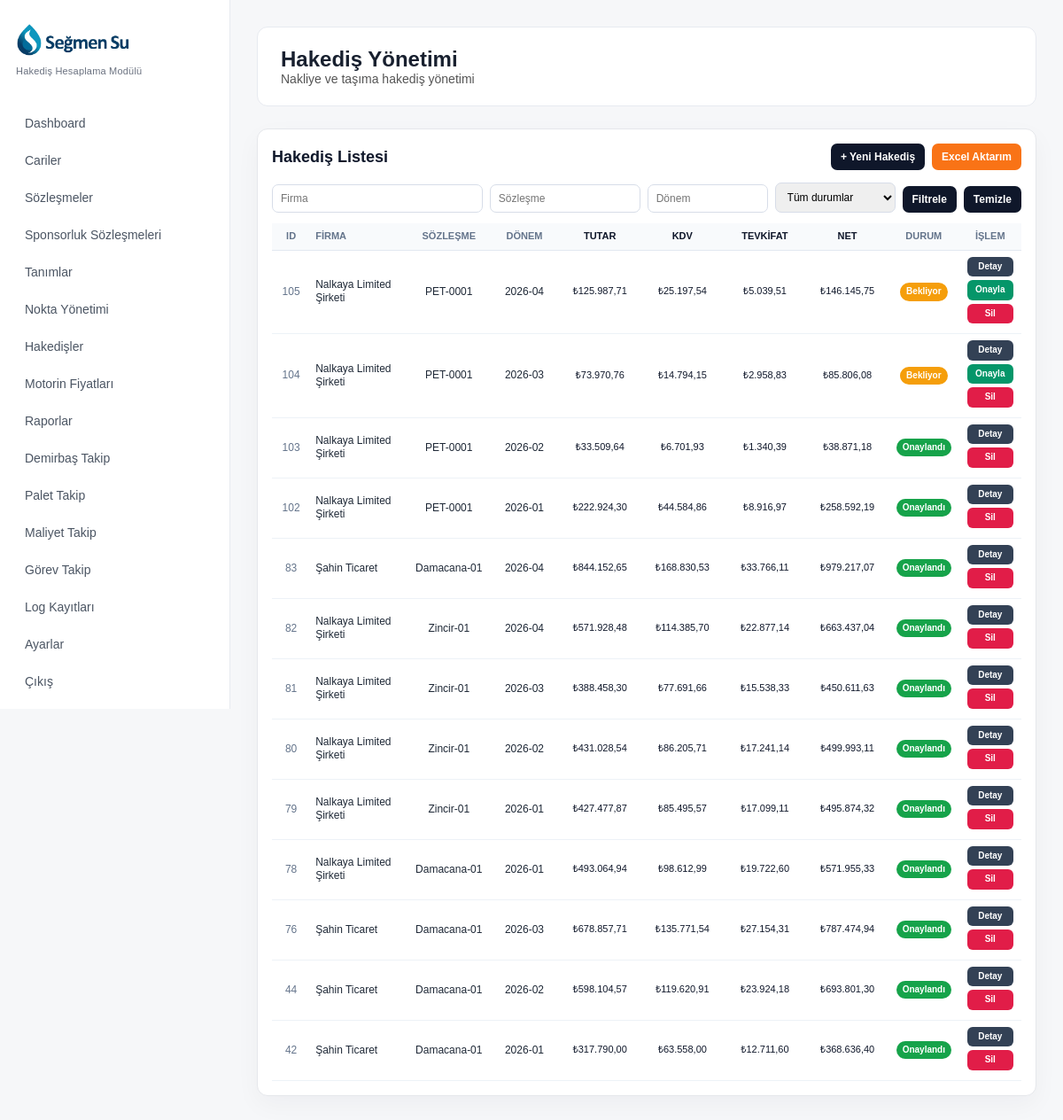
Page /hakedisler.php (signed in) on the committed database.
### tables this page shows
CREATE TABLE `hakedisler` (
  `id` int(11) NOT NULL,
  `hakedis_no` varchar(100) DEFAULT NULL,
  `cari_id` int(11) NOT NULL,
  `sozlesme_id` int(11) NOT NULL,
  `baslangic_tarihi` date DEFAULT NULL,
  `bitis_tarihi` date DEFAULT NULL,
  `toplam_tutar` decimal(15,2) DEFAULT 0.00,
  `kdv_tutar` decimal(15,2) DEFAULT 0.00,
  `tevkifat_tutar` decimal(15,2) DEFAULT 0.00,
  `genel_toplam` decimal(15,2) DEFAULT 0.00,
  `durum` varchar(50) DEFAULT 'taslak',
  `aciklama` text DEFAULT NULL,
  `created_by` int(11) DEFAULT NULL,
  `created_at` timestamp NOT NULL DEFAULT current_timestamp(),
  `donem` varchar(50) DEFAULT NULL,
  `net_tutar` decimal(15,2) DEFAULT 0.00
);

CREATE TABLE `cariler` (
  `id` int(11) NOT NULL,
  `cari_kod` varchar(50) DEFAULT NULL,
  `cari_unvan` varchar(255) NOT NULL,
  `cari_tipleri` text DEFAULT NULL,
  `vergi_no` varchar(50) DEFAULT NULL,
  `vergi_dairesi` varchar(100) DEFAULT NULL,
  `yetkili_kisi` varchar(150) DEFAULT NULL,
  `telefon` varchar(50) DEFAULT NULL,
  `email` varchar(150) DEFAULT NULL,
  `adres` text DEFAULT NULL,
  `iban` varchar(100) DEFAULT NULL,
  `durum` tinyint(4) DEFAULT 1,
  `created_at` timestamp NOT NULL DEFAULT current_timestamp(),
  `firma_kodu` varchar(50) DEFAULT NULL,
  `firma_adi` varchar(255) DEFAULT NULL,
  `yetkili` varchar(255) DEFAULT NULL,
  `tip` varchar(50) DEFAULT NULL
);

CREATE TABLE `sozlesmeler` (
  `id` int(11) NOT NULL,
  `cari_id` int(11) NOT NULL,
  `sozlesme_no` varchar(100) DEFAULT NULL,
  `sozlesme_adi` varchar(255) DEFAULT NULL,
  `baslangic_tarihi` date DEFAULT NULL,
  `bitis_tarihi` date DEFAULT NULL,
  `motorin_baz_fiyati` decimal(10,3) DEFAULT 0.000,
  `fiyat_fark_orani` decimal(5,2) DEFAULT 7.00,
  `fiyat_fark_etki_orani` decimal(5,2) DEFAULT 40.00,
  `aciklama` text DEFAULT NULL,
  `durum` tinyint(4) DEFAULT 1,
  `created_at` timestamp NOT NULL DEFAULT current_timestamp(),
  `sozlesme_tutari` decimal(15,2) DEFAULT 0.00
);

### hakedisler.php (the view, shortened to what this page needs)
<?php
require_once __DIR__ . '/config/database.php';
$firma = trim((string)($_GET['firma'] ?? ''));
$sozlesme = trim((string)($_GET['sozlesme'] ?? ''));
$donem = trim((string)($_GET['donem'] ?? ''));
$where = [];
$params = [];
$whereSql = $where ? 'WHERE ' . implode(' AND ', $where) : '';
$query = $db->prepare("
    SELECT
        hakedisler.*,
        sozlesmeler.sozlesme_no,
        cariler.firma_adi
    FROM hakedisler
    LEFT JOIN sozlesmeler
        ON sozlesmeler.id = hakedisler.sozlesme_id
    LEFT JOIN cariler
        ON cariler.id = sozlesmeler.cari_id
    $whereSql
    ORDER BY hakedisler.id DESC
");
$query->execute($params);
$hakedisler = $query->fetchAll(PDO::FETCH_ASSOC);
?>
<!DOCTYPE html>
<html lang="tr">
<head>
<link rel="stylesheet" href="assets/css/style.css?v=20260522-logo-total">
</head>
<body>
<?php require_once __DIR__ . '/sidebar.php'; ?>
<div class="main">
    <div class="topbar">
        <h2>Hakediş Yönetimi</h2>
        <p>
            Nakliye ve taşıma hakediş yönetimi
        </p>
    </div>
    <div class="table-area">
        <div class="top-actions">
            <h3>Hakediş Listesi</h3>
            <div class="action-top">
                <a href="hakedis-olustur.php" class="btn">
                    + Yeni Hakediş
                </a>
                <a href="excel-eslestir.php" class="btn btn-orange-main">
                    Excel Aktarım
                </a>
            </div>
        </div>
        <form class="filters" method="GET">
            <input type="text" name="firma" value="<?php echo htmlspecialchars($firma); ?>" placeholder="Firma">
            <input type="text" name="sozlesme" value="<?php echo htmlspecialchars($sozlesme); ?>" placeholder="Sözleşme">
            <input type="text" name="donem" value="<?php echo htmlspecialchars($donem); ?>" placeholder="Dönem">
            <select name="durum">
                <option value="">Tüm durumlar</option>
            </select>
            <button class="btn" type="submit">Filtrele</button>
            <a class="btn" href="hakedisler.php">Temizle</a>
        </form>
        <table class="hakedis-table">
            <thead>
                <tr>
                    <th>ID</th>
                    <th>Firma</th>
                    <th>Sözleşme</th>
                    <th>Dönem</th>
                    <th>Tutar</th>
                    <th>KDV</th>
                    <th>Tevkifat</th>
                    <th>Net</th>
                    <th>Durum</th>
                    <th>İşlem</th>
                </tr>
            </thead>
            <tbody>
            <?php foreach($hakedisler as $hakedis): ?>
                <tr>
                    <td data-label="ID">
                        <?php echo $hakedis['id']; ?>
                    </td>
                    <td data-label="Firma">
                        <?php echo $hakedis['firma_adi']; ?>
                    </td>
                    <td data-label="Sözleşme">
                        <?php echo $hakedis['sozlesme_no']; ?>
                    </td>
                    <td data-label="Dönem">
                        <?php echo $hakedis['donem']; ?>
                    </td>
                    <td data-label="Tutar">
                        ₺<?php echo number_format($hakedis['toplam_tutar'],2,',','.'); ?>
                    </td>
                    <td data-label="KDV">
                        ₺<?php echo number_format($hakedis['kdv_tutar'],2,',','.'); ?>
                    </td>
                    <td data-label="Tevkifat">
                        ₺<?php echo number_format($hakedis['tevkifat_tutar'],2,',','.'); ?>
                    </td>
                    <td data-label="Net">
                        ₺<?php echo number_format($hakedis['net_tutar'],2,',','.'); ?>
                    </td>
                    <td data-label="Durum">
                        <?php if($hakedis['durum']=='onaylandi'): ?>
                            <span class="badge onay">
                                Onaylandı
                            </span>
                        <?php elseif($hakedis['durum']=='bekliyor'): ?>
                            <span class="badge bekliyor">
                                Bekliyor
                            </span>
                        <?php else: ?>
                            <span class="badge red">
                                Red
                            </span>
                        <?php endif; ?>
                    </td>
                    <td data-label="İşlem">
                        <a
                            href="hakedis-detay.php?hakedis_id=<?php echo $hakedis['id']; ?>"
                            class="action-btn btn-blue"
                        >
                            Detay
                        </a>
                        <?php if($hakedis['durum'] != 'onaylandi'): ?>
                            <a
                                href="hakedis-onayla.php?id=<?php echo $hakedis['id']; ?>"
                                class="action-btn btn-green"
                            >
                                Onayla
                            </a>
                        <?php endif; ?>
                        <a
                            href="hakedis-sil.php?id=<?php echo $hakedis['id']; ?>"
                            class="action-btn btn-red"
                            onclick="return confirm('Bu hakediş ve buna bağlı tüm satırlar silinsin mi?');"
                        >
                            Sil
                        </a>
                    </td>
                </tr>
            <?php endforeach; ?>
            </tbody>
        </table>
    </div>
</div>
</body>
</html>

### assets/css/style.css (style rules this page uses)
* { margin:0; padding:0; box-sizing:border-box; }
body { font-family:Arial, Helvetica, sans-serif; background:#f6f7f9; font-size:14px; color:#18202f; }
.main { margin-left:260px; padding:30px; }
.topbar { background:white; padding:22px 26px; border-radius:12px; border:1px solid #e7eaf0; box-shadow:none; margin-bottom:25px; }
.topbar h2 { font-size:24px; }
.topbar p { font-size:14px; color:#555; }

### hakedisler.php (style rules this page uses)
.table-area { background:white; padding:16px; border-radius:12px; border:1px solid #e5e7eb; box-shadow:0 10px 28px rgba(15,23,42,.04); overflow:hidden; }
.top-actions { margin-bottom:14px; display:flex; justify-content:space-between; align-items:center; gap:12px; flex-wrap:wrap; }
.top-actions h3 { margin:0; font-size:18px; letter-spacing:0; color:#0f172a; }
.action-top { display:flex; align-items:center; gap:8px; flex-wrap:wrap; }
.filters { display:grid; grid-template-columns:1.4fr 1fr .8fr .8fr auto auto; gap:8px; align-items:end; margin:0 0 12px; }
.filters input, .filters select { width:100%; border:1px solid #d7dde8; border-radius:7px; padding:8px 9px; font-size:12px; box-sizing:border-box; }
.filters .btn { border:0; text-align:center; }
.btn { background:#0f172a; color:white; padding:8px 11px; border-radius:7px; text-decoration:none; display:inline-block; font-size:12px; font-weight:700; line-height:1.2; }
.btn-orange-main { background:#f97316; }
table { width:100%; border-collapse:collapse; table-layout:fixed; }
table th { background:#f8fafc; color:#64748b; padding:8px 6px; text-align:center; font-size:11px; line-height:1.2; text-transform:uppercase; border-bottom:1px solid #e2e8f0; }
table td { padding:7px 6px; border-bottom:1px solid #edf2f7; font-size:12px; line-height:1.25; vertical-align:middle; color:#1f2937; text-align:center; }
table th:nth-child(1), table td:nth-child(1) { width:38px; text-align:center; color:#64748b; }
table th:nth-child(2), table td:nth-child(2) { width:13%; text-align:left; }
table th:nth-child(3), table td:nth-child(3) { width:82px; }
table th:nth-child(4), table td:nth-child(4) { width:68px; }
table th:nth-child(5), table td:nth-child(5), table th:nth-child(6), table td:nth-child(6), table th:nth-child(7), table td:nth-child(7), table th:nth-child(8), table td:nth-child(8) { width:82px; white-space:nowrap; font-size:11px; font-variant-numeric:tabular-nums; color:#0f172a; }
table th:nth-child(9), table td:nth-child(9) { width:70px; text-align:center; }
table th:nth-child(10), table td:nth-child(10) { width:62px; }
table td:nth-child(2) { word-break:break-word; }
.badge { padding:4px 7px; border-radius:999px; color:white; font-size:10px; display:inline-block; white-space:nowrap; font-weight:700; }
.onay { background:#16a34a; }
.bekliyor { background:#f59e0b; }
.action-btn { color:white; padding:5px 7px; border-radius:6px; text-decoration:none; font-size:10px; display:block; width:52px; margin:0 auto 4px; font-weight:700; text-align:center; }
.btn-blue { background:#334155; }
.btn-green { background:#059669; }
.btn-red { background:#e11d48; }

### rows in the picture
hakedisler: id "105", cari.firma_adi "Nalkaya Limited Şirketi", sozlesme.sozlesme_no "PET-0001", donem "2026-04", toplam_tutar "125.987,71", kdv_tutar "25.197,54", tevkifat_tutar "5.039,51", net_tutar "146.145,75", durum "Bekliyor"
hakedisler: id "104", cari.firma_adi "Nalkaya Limited Şirketi", sozlesme.sozlesme_no "PET-0001", donem "2026-03", toplam_tutar "73.970,76", kdv_tutar "14.794,15", tevkifat_tutar "2.958,83", net_tutar "85.806,08", durum "Bekliyor"
hakedisler: id "103", cari.firma_adi "Nalkaya Limited Şirketi", sozlesme.sozlesme_no "PET-0001", donem "2026-02", toplam_tutar "33.509,64", kdv_tutar "6.701,93", tevkifat_tutar "1.340,39", net_tutar "38.871,18", durum "Onaylandı"
hakedisler: id "102", cari.firma_adi "Nalkaya Limited Şirketi", sozlesme.sozlesme_no "PET-0001", donem "2026-01", toplam_tutar "222.924,30", kdv_tutar "44.584,86", tevkifat_tutar "8.916,97", net_tutar "258.592,19", durum "Onaylandı"
hakedisler: id "83", cari.firma_adi "Şahin Ticaret", sozlesme.sozlesme_no "Damacana-01", donem "2026-04", toplam_tutar "844.152,65", kdv_tutar "168.830,53", tevkifat_tutar "33.766,11", net_tutar "979.217,07", durum "Onaylandı"
hakedisler: id "82", cari.firma_adi "Nalkaya Limited Şirketi", sozlesme.sozlesme_no "Zincir-01", donem "2026-04", toplam_tutar "571.928,48", kdv_tutar "114.385,70", tevkifat_tutar "22.877,14", net_tutar "663.437,04", durum "Onaylandı"
hakedisler: id "81", cari.firma_adi "Nalkaya Limited Şirketi", sozlesme.sozlesme_no "Zincir-01", donem "2026-03", toplam_tutar "388.458,30", kdv_tutar "77.691,66", tevkifat_tutar "15.538,33", net_tutar "450.611,63", durum "Onaylandı"
hakedisler: id "80", cari.firma_adi "Nalkaya Limited Şirketi", sozlesme.sozlesme_no "Zincir-01", donem "2026-02", toplam_tutar "431.028,54", kdv_tutar "86.205,71", tevkifat_tutar "17.241,14", net_tutar "499.993,11", durum "Onaylandı"
hakedisler: id "79", cari.firma_adi "Nalkaya Limited Şirketi", sozlesme.sozlesme_no "Zincir-01", donem "2026-01", toplam_tutar "427.477,87", kdv_tutar "85.495,57", tevkifat_tutar "17.099,11", net_tutar "495.874,32", durum "Onaylandı"
hakedisler: id "78", cari.firma_adi "Nalkaya Limited Şirketi", sozlesme.sozlesme_no "Damacana-01", donem "2026-01", toplam_tutar "493.064,94", kdv_tutar "98.612,99", tevkifat_tutar "19.722,60", net_tutar "571.955,33", durum "Onaylandı"
hakedisler: id "76", cari.firma_adi "Şahin Ticaret", sozlesme.sozlesme_no "Damacana-01", donem "2026-03", toplam_tutar "678.857,71", kdv_tutar "135.771,54", tevkifat_tutar "27.154,31", net_tutar "787.474,94", durum "Onaylandı"
hakedisler: id "44", cari.firma_adi "Şahin Ticaret", sozlesme.sozlesme_no "Damacana-01", donem "2026-02", toplam_tutar "598.104,57", kdv_tutar "119.620,91", tevkifat_tutar "23.924,18", net_tutar "693.801,30", durum "Onaylandı"
hakedisler: id "42", cari.firma_adi "Şahin Ticaret", sozlesme.sozlesme_no "Damacana-01", donem "2026-01", toplam_tutar "317.790,00", kdv_tutar "63.558,00", tevkifat_tutar "12.711,60", net_tutar "368.636,40", durum "Onaylandı"
